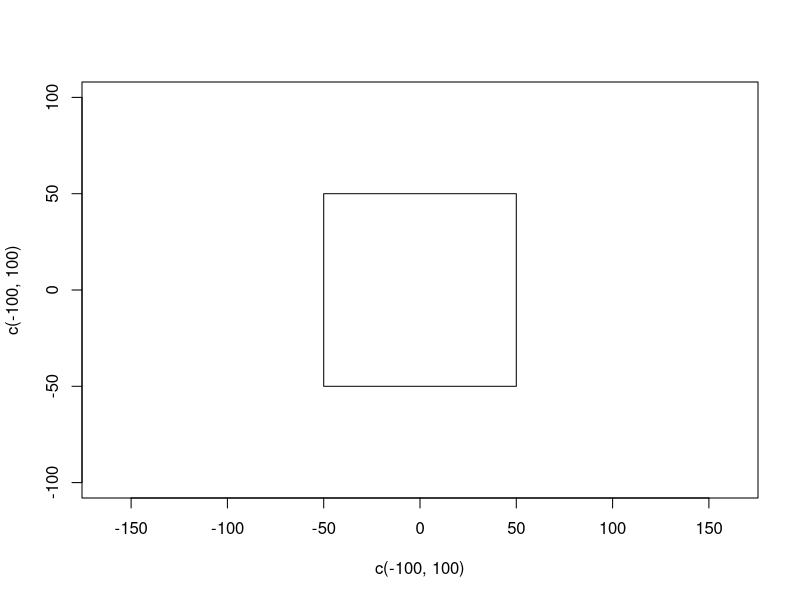
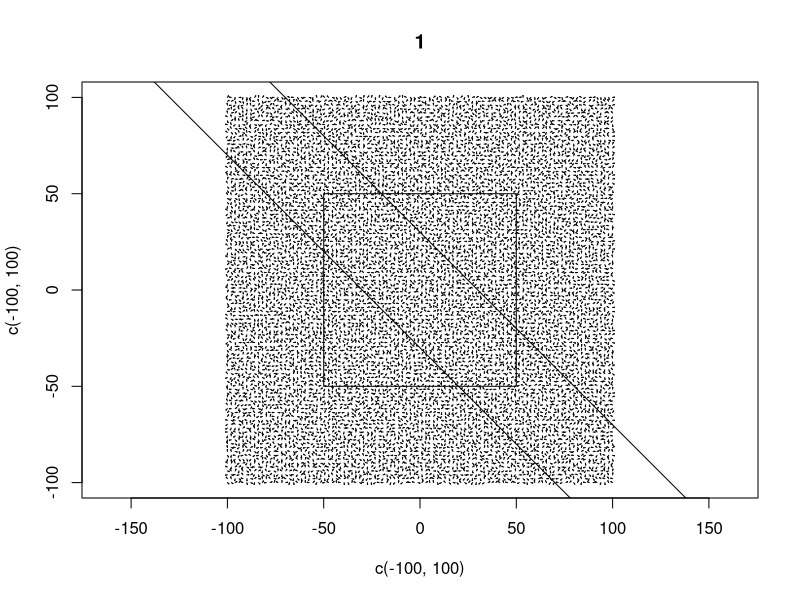
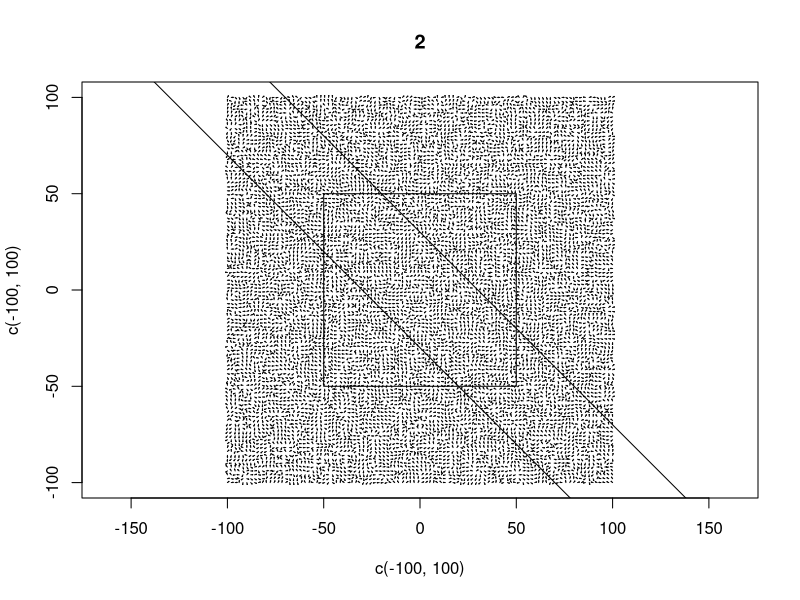
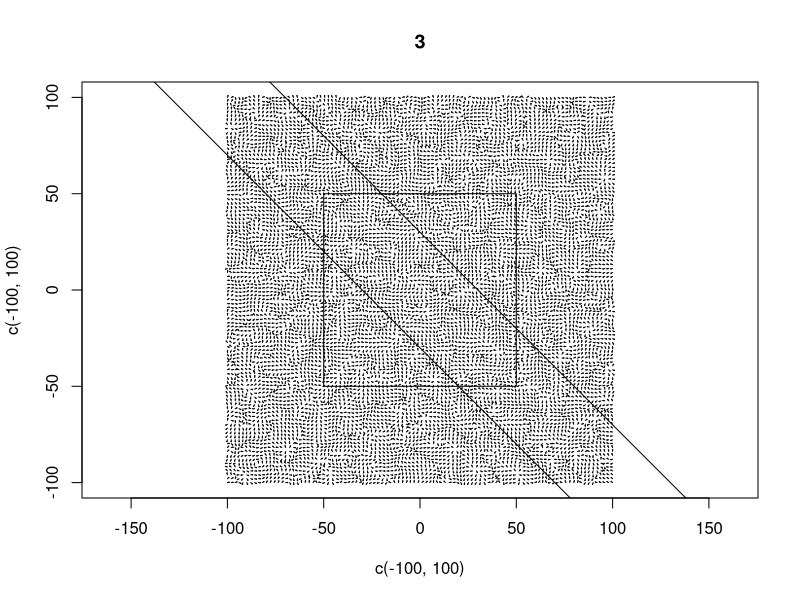
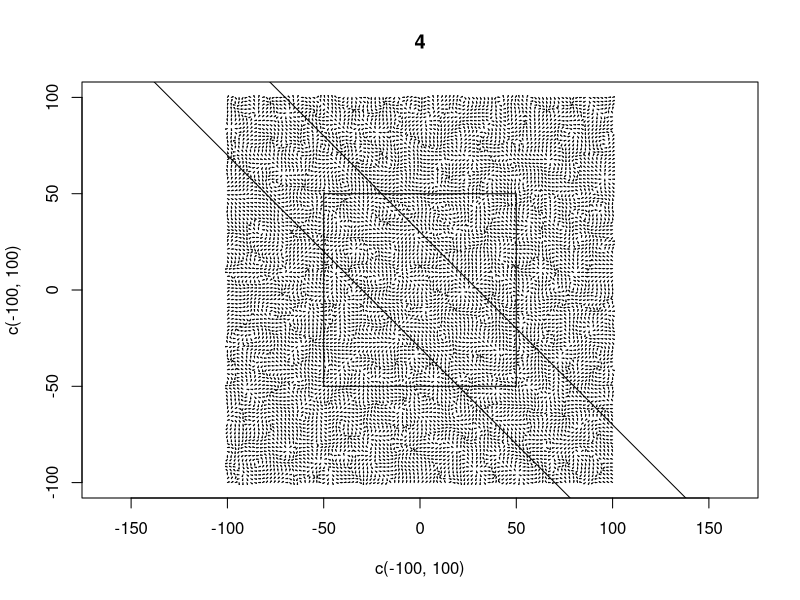
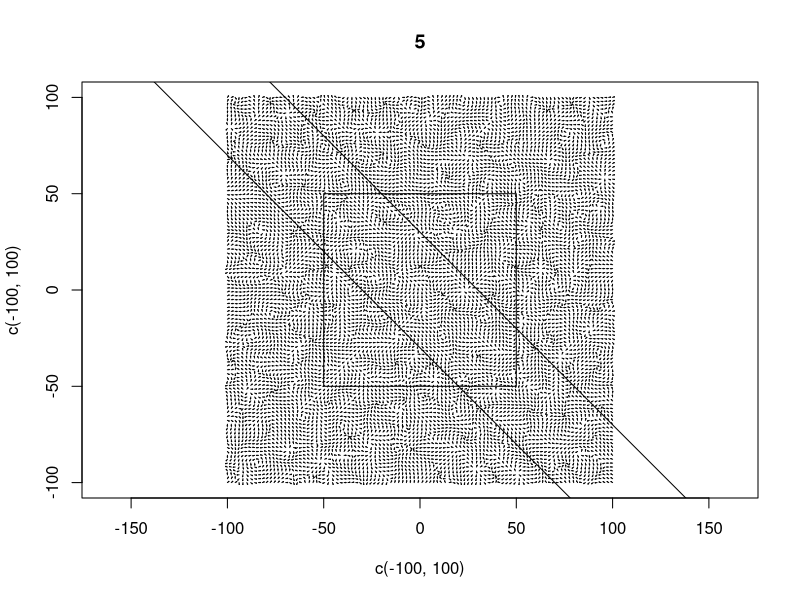
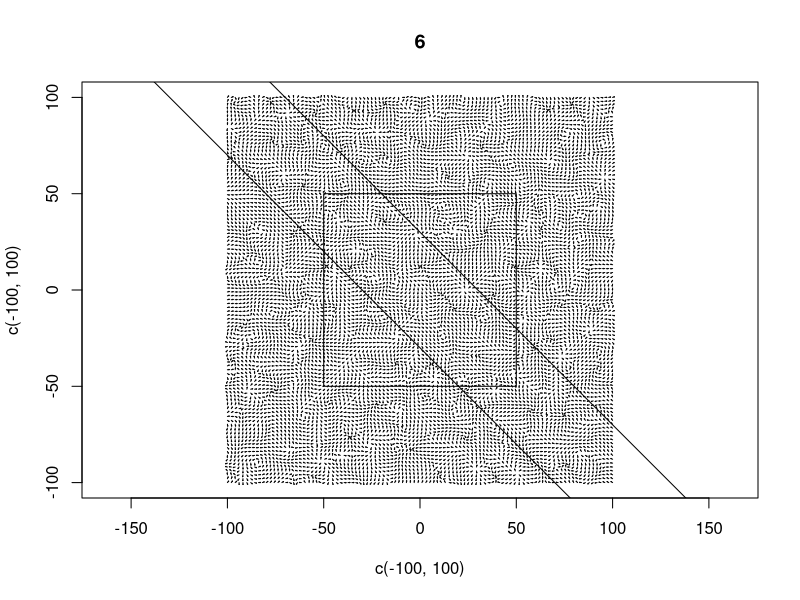
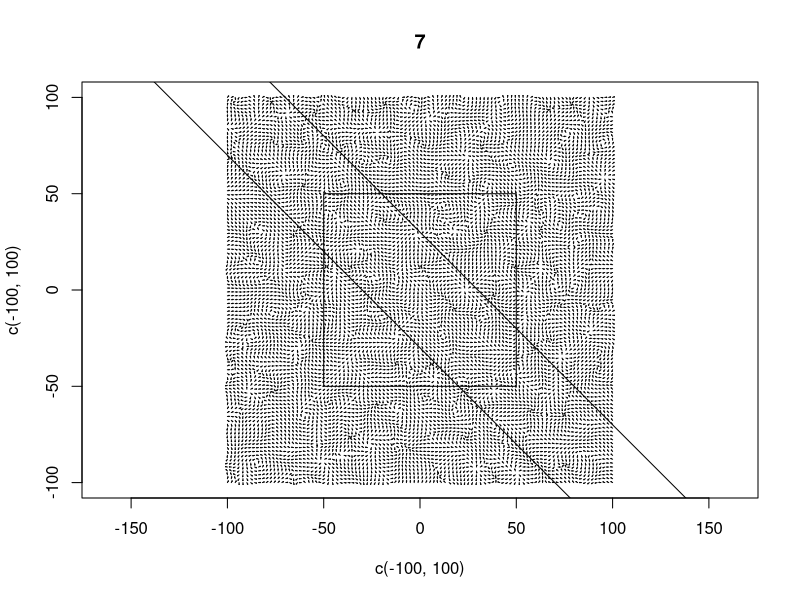

These charts were generated, in order, by the following R code:


showField <- function(field, xleft, ybottom, xright, ytop, add = TRUE){
    if(!add){
        plot(c(xleft,xright), c(ybottom,ytop), col='white')
    }

    x0 <- seq(from = xleft, to = xright, length.out = ncol(field[[1]]))
    x0 <- rep(x0, each = nrow(field[[1]]))
    y0 <- seq(from = ybottom, to = ytop, length.out = nrow(field[[1]]))
    y0 <- rep(y0, times = ncol(field[[1]]))
    
    x1 <- x0 + field[[1]]
    y1 <- y0 + field[[2]]
    
    arrows(x0,y0,x1,y1, length=.005)
}

convolve <- function(grid){
    grid <- grid + 
        cbind(grid[,-1],0) + # left
        cbind(0, grid[,-ncol(grid)]) + # right
        rbind(grid[-1,], 0) + # up
        rbind(0, grid[-nrow(grid),]) + # down
        cbind(0, rbind(grid[-1,], 0)[,-ncol(grid)]) + # up-right
        cbind(0, rbind(0, grid[-nrow(grid),])[,-ncol(grid)]) + # down-right
        cbind(rbind(0, grid[-nrow(grid),])[,-1], 0) + # down-left
        cbind(rbind(grid[-1,], 0)[,-1], 0) # up-left
        
    # denominator
    denom <- matrix(9, nrow = nrow(grid), ncol = ncol(grid))
    denom[,1] <- denom[,ncol(grid)] <- 6
    denom[1,] <- denom[nrow(grid),] <- 6
    denom[1,1] <- denom[1,ncol(grid)] <- denom[nrow(grid),1] <-
        denom[nrow(grid), ncol(grid)] <- 4
    
    return(grid/denom)
}

updateField <- function(field){
    field$x <- convolve(field$x)
    field$y <- convolve(field$y)
    return(field)
}

normField <- function(field){
    N <- sqrt(field$x^2 + field$y^2)
    field$x <- field$x / N
    field$y <- field$y / N
    return(field)
}


getpath <- function(field, start, xleft, ybottom, xright, ytop, 
                    num_steps = 100, step_length = 1){
    x0 <- seq(from = xleft, to = xright, length.out = ncol(field[[1]]))
    #x0 <- rep(x0, each = nrow(field[[1]]))
    y0 <- seq(from = ybottom, to = ytop, length.out = nrow(field[[1]]))
    #y0 <- rep(y0, times = ncol(field[[1]]))
    
    loc <- path <- start

    for(n in 1:num_steps){
        # inside the grid
        if(loc[1] > xleft & loc[1] < xright &
           loc[2] > ybottom & loc[2] < ytop){
            col.ind <- which.max(loc[1] < x0)
            col.ind <- c(col.ind-1, col.ind)
            row.ind <- which.max(loc[2] < y0)
            row.ind <- c(row.ind-1, row.ind)
            
            r.x <- loc[1] - x0[col.ind[1]]
            r.y <- loc[2] - y0[row.ind[1]]
            
            w <- 1/matrix(c(
                r.x^2 + r.y^2,
                r.x^2 + (1-r.y)^2,
                (1-r.x)^2 + r.y^2,
                (1-r.x)^2 + (1-r.y)^2
            ),2)
            w <- w/sum(w)
            
            vec <- c(sum(field$x[row.ind,col.ind]*w), sum(field$y[row.ind,col.ind]*w))
            
            loc <- loc + step_length*vec
            path <- rbind(path, loc)
            if(vec[1]^2+vec[2]^2 < 1e-6) return(path)
        }else{
            break
        }
    }
    return(path)
}




plot(c(-100,100), c(-100,100), col='white', asp=1)
rect(-50,-50,50,50)



# random
angles <- matrix(runif(100*100, max=2*pi), nrow=100)
field1 <- list(x = cos(angles), y = sin(angles))
field2 <- normField(updateField(field1))
field3 <- normField(updateField(field2))
field4 <- normField(updateField(field3))
field5 <- normField(updateField(field4))
field6 <- normField(updateField(field5))
field7 <- normField(updateField(field6))
field8 <- normField(updateField(field7))
field9 <- normField(updateField(field8))
field10 <- updateField(field9)

for(i in 1:10){
    plot(c(-100,100), c(-100,100), col='white', asp=1, main = i)
    rect(-50,-50,50,50)
    abline(30,-1)
    abline(-30,-1)
    if(i==1) showField(field1,-100,-100,100,100) 
    if(i==2) showField(field2,-100,-100,100,100) 
    if(i==3) showField(field3,-100,-100,100,100) 
    if(i==4) showField(field4,-100,-100,100,100) 
    if(i==5) showField(field5,-100,-100,100,100) 
    if(i==6) showField(field6,-100,-100,100,100) 
    if(i==7) showField(field7,-100,-100,100,100) 
    if(i==8) showField(field8,-100,-100,100,100) 
    if(i==9) showField(field9,-100,-100,100,100) 
    if(i==10) showField(field10,-100,-100,100,100) 
}


plot(c(-100,100), c(-100,100), col='white', asp=1)
rect(-50,-50,50,50)
showField(field9,-100,-100,100,100)
path <- getpath(field9, c(0,0), -100,-100,100,100,
                num_steps = 1000, step_length = .1)
lines(path, col=2)


for(i in 1:500){
    path <- getpath(field9, runif(2,min=-50,max=50), -100,-100,100,100,
                    num_steps = 1000, step_length = .1)
    lines(path, col=i)
}



# diagonals
field <- list(x = matrix(0, 100,100), y = matrix(0, 100,100))
xs <- rep(1:100, each=100)
ys <- rep(1:100, times=100)
field$x[xs+ys <= 100] <- .1
field$x[xs+ys > 100] <- -.1
field$y[xs+ys <= 100] <- .1
field$y[xs+ys > 100] <- -.1

ind1 <- which(xs+ys==90 & xs > 25 & xs < 75 & ys > 25 & ys < 75)
ind2 <- which(xs+ys==110 & xs > 25 & xs < 75 & ys > 25 & ys < 75)
for(i in 1:30){
    field$x[ind1] <- -cos(pi/4)
    field$x[ind2] <- cos(pi/4)
    field$y[ind1] <- sin(pi/4)
    field$y[ind2] <- -sin(pi/4)
    field <- updateField(field)
}

plot(c(-100,100), c(-100,100), col='white', asp=1)
rect(-50,-50,50,50)
showField(field,-100,-100,100,100)
abline(30,-1)
abline(-30,-1)


